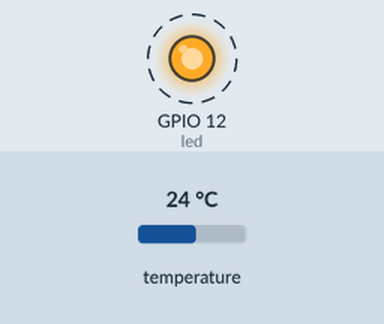
This program was run on a simulated ESP8266 board running MicroPython. Shown: output pins drawn as LEDs (lit = HIGH). Dashed ring = blinking. The inputs (shaded band) are chosen by the test bench; at power-on: temperature 24 °C. What the program prints to the serial console is not drawn.

Above: at 0.4 s.
Timing chart, 0 to 4.1 s (numbered marks = the images above):
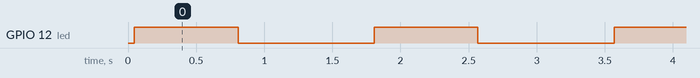

The program:

webserver_ds18b20.py
```python
# simple webserver which displays temperature of DS18B20 sensor
# 2017-1105 from http://docs.micropython.org/en/latest/esp8266/esp8266/tutorial/network_tcp.html
# PRE_CONDITION: device is connected with Wifi

html = """<!DOCTYPE html>
<html>
    <head>
        <title>Weatherstation</title>
        <meta http-equiv="refresh" content="10">
    </head>
    <body> <h1>Studyroom</h1>
        <table border="1"> <tr><th>Temperature</th></tr> %s </table>
    </body>
</html>
"""

# loop: get temperature - #added 2017-1105
import ds18b20
ds = ds18b20.setup() #get sensor

#alert led - #added 2017-1105
import led
led = led.setup() #default pin WeMOS D1 mini: GPIO12

import socket
addr = socket.getaddrinfo('0.0.0.0', 80)[0][-1]

s = socket.socket()
s.bind(addr)
s.listen(1)

print('listening on', addr)
rows = [] #empty rows #added 2017-1105
max_row = 12 #added 2017-1105
while True:
    led.on() #show I'm alive
    cl, addr = s.accept() #wait for client

    print('client connected from', addr)
    led.off() #client connected
    cl_file = cl.makefile('rwb', 0)
    while True:
        line = cl_file.readline()
        if not line or line == b'\r\n':
            break
    #rows = ['<tr><td>%s</td><td>%d</td></tr>' % (str(p), p.value()) for p in pins]
    #OK: rows += ['<tr><td> %s </td></tr>' % str((ds18b20.temperature(ds)))]
    rows += ['<tr><td> {0:4.1f} </td></tr>'.format(ds18b20.temperature(ds))]
    response = html % '\n'.join(rows)
    cl.send(response)
    cl.close()
    #added 2017-1105
    max_row -= 1
    if max_row <1:
        #restart rows
        max_row = 12
        rows=[]
```

ds18b20.py
```python
# demo readings from DS18B20 temperarure sensor
# Test: WeMOS D1 Mini Pro - sensor attached to D5 (GPIO14)
# Note: sensor makes use of OneWire protocol
# 2017_0809 PePo initial version
from micropython import const
import machine, time
import onewire, ds18x20

__SENSOR_PIN = const(14) # WeMOS D1 mini D5
__LED_PIN = const(12) # WeMOS D1 mini D6

# create onewire object on GPIO-pin
ow = onewire.OneWire(machine.Pin(__SENSOR_PIN))
print('OneWire bus devices:', ow.scan())
#output: [bytearray(b'(\xff\xa1/\x83\x16\x03~')]

# led: on = T-measurement, off=else
led = machine.Pin(__LED_PIN, machine.Pin.OUT)
led.off()

#create a sensor-object
ds = ds18x20.DS18X20(ow)
roms = ds.scan()
while True:
    led.on()
    ds.convert_temp()
    time.sleep_ms(750)
    for rom in roms:
        print('Temperature {0:0.2f} C'.format(ds.read_temp(rom)))
        led.off()
        time.sleep(1.0)
```

Measured:
- by itself, GPIO 12 (led): alternates HIGH for 0.76 s and LOW for 1.0 s
